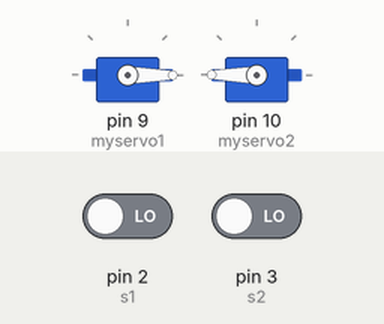
The sketch below on a simulated Arduino Uno, built with avr-gcc and run on an emulated ATmega328P. On the bench: 2 × servo. Inputs (shaded band) come from the test bench; at power-on: pin 2 (s1) LOW, pin 3 (s2) LOW.

Above: at 1.2 s.
1.3 s: pin 2 (s1) driven HIGH and pin 3 (s2) driven HIGH
At 2.1 s:
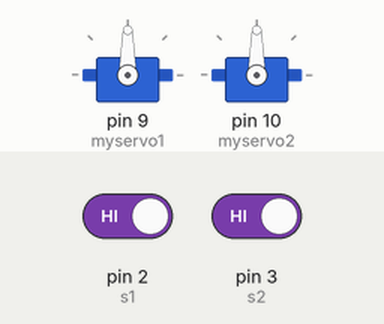
2.8 s: pin 2 (s1) driven LOW
At 4.0 s:
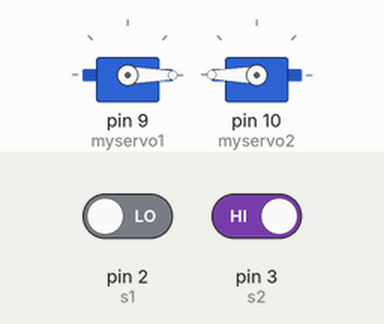
4.3 s: pin 2 (s1) driven HIGH
At 5.4 s:
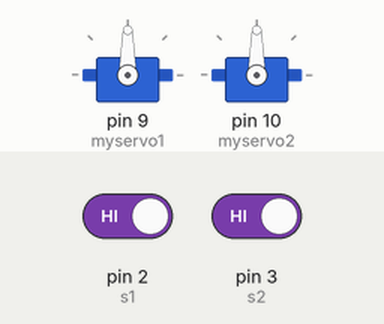
Timing chart, 0 to 7.3 s (numbered marks = the images above; inputs shaded):
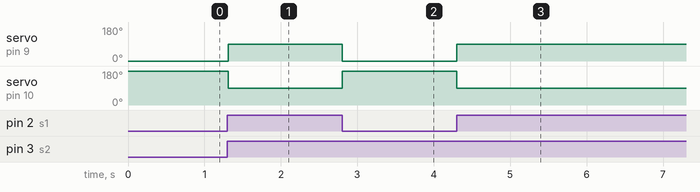

Measured:
- after the input at 1.3 s, servo on pin 9 (myservo1): 0° → 90° at once; servo on pin 10 (myservo2): 180° → 90° at once
- after the input at 2.8 s, servo on pin 9 (myservo1): 90° → 0° at once; servo on pin 10 (myservo2): 90° → 180° at once
- after the input at 4.3 s, servo on pin 9 (myservo1): 0° → 90° at once; servo on pin 10 (myservo2): 180° → 90° at once

The sketch:

gate.ino
```cpp
int s1=2,s2=3;
    int value1,value2;
#include <Servo.h>

Servo myservo1;
Servo myservo2;  // create servo object to control a servo
// twelve servo objects can be created on most boards

int pos = 0;    // variable to store the servo position

void setup() {
  myservo1.attach(9);
  myservo2.attach(10);
  pinMode(s1,INPUT);
  pinMode(s2,INPUT);
  // attaches the servo on pin 9 to the servo object
}
void S1()
{
  value1=digitalRead(s1);
  }
 void S2()
 {
  value2=digitalRead(s2);
 }
void loop() {
  S1();
  S2();
  if(value1==1 && value2==1)
  {
     // goes from 0 degrees to 180 degrees
    // in steps of 1 degree
    myservo1.write(90);
    myservo2.write(90);// tell servo to go to position in variable 'pos'
  }                       // waits 15ms for the servo to reach the position

  else
  { // goes from 180 degrees to 0 degrees
    myservo1.write(0);
    myservo2.write(180);// tell servo to go to position in variable 'pos'
    delay(15);                       // waits 15ms for the servo to reach the position
  }
  }
```
